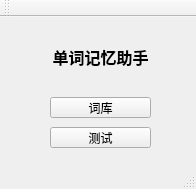
<?xml version="1.0" encoding="UTF-8"?>
<ui version="4.0">
 <class>MainWindow</class>
 <widget class="QMainWindow" name="MainWindow">
  <property name="geometry">
   <rect>
    <x>0</x>
    <y>0</y>
    <width>196</width>
    <height>189</height>
   </rect>
  </property>
  <property name="windowTitle">
   <string/>
  </property>
  <widget class="QWidget" name="centralWidget">
   <widget class="QLabel" name="label">
    <property name="geometry">
     <rect>
      <x>10</x>
      <y>20</y>
      <width>181</width>
      <height>41</height>
     </rect>
    </property>
    <property name="font">
     <font>
      <pointsize>12</pointsize>
      <weight>75</weight>
      <bold>true</bold>
     </font>
    </property>
    <property name="text">
     <string>&lt;html&gt;&lt;head/&gt;&lt;body&gt;&lt;p&gt;单词记忆助手&lt;/p&gt;&lt;/body&gt;&lt;/html&gt;</string>
    </property>
    <property name="alignment">
     <set>Qt::AlignCenter</set>
    </property>
   </widget>
   <widget class="QPushButton" name="btnSolve">
    <property name="geometry">
     <rect>
      <x>50</x>
      <y>80</y>
      <width>101</width>
      <height>21</height>
     </rect>
    </property>
    <property name="font">
     <font>
      <family>宋体</family>
      <pointsize>9</pointsize>
     </font>
    </property>
    <property name="text">
     <string>词库</string>
    </property>
   </widget>
   <widget class="QPushButton" name="btnAskfornum">
    <property name="geometry">
     <rect>
      <x>50</x>
      <y>110</y>
      <width>101</width>
      <height>21</height>
     </rect>
    </property>
    <property name="font">
     <font>
      <family>宋体</family>
      <pointsize>9</pointsize>
     </font>
    </property>
    <property name="text">
     <string>测试</string>
    </property>
   </widget>
  </widget>
  <widget class="QToolBar" name="mainToolBar">
   <attribute name="toolBarArea">
    <enum>TopToolBarArea</enum>
   </attribute>
   <attribute name="toolBarBreak">
    <bool>false</bool>
   </attribute>
  </widget>
  <widget class="QStatusBar" name="statusBar"/>
 </widget>
 <layoutdefault spacing="6" margin="11"/>
 <resources/>
 <connections/>
</ui>
